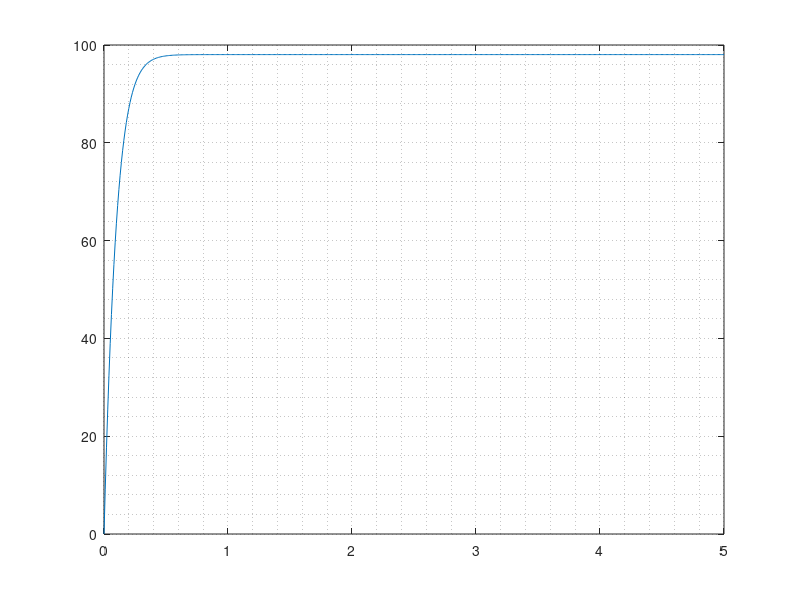

This figure's MATLAB source:
% easysim.m: Simulates digital control of continuous-time system
% without needing Matlab's Control System Toolbox. Uses only
% Euler's approximation. Runs in Matlab and GNU Octave. User
% needs to convert plant and controller TFs to SS.   
%
% PRECONDITIONS: Tp < Tc/10; Tc < Tmin/10. Here, Tmin is the
% smallest time constant of the CL system.  
%-------------------------------------------------------------

clc; clear all; close all;
%pkg load control
% pkg load signal

% ------------ Begin declarations ----------------------------

% Plant transfer function K/(s+w)
K = 39.3*17.6991; w = 17.6991;
% State space model of plant is 
%
% xpdot = -w*xp + up;
% yp = K*xp;
%
% The suffix ``p'' represents plant.

% Controller will sample plant states every Tc seconds  
Tc = 0.01;
% We will control the plant for tcfin seconds
tcfin = 5; 

% Step size Tp used for numerical integration of plant 
% differential equation using Euler's approximation.
Tp = 0.00001;
% We will numerically integrate plant differential
% equation for Tc seconds.   

% Controller TF is Cs = (Kp*s+Ki)/s
Kp = 0.11;
Ki = 1.737;
% State-space model of controller is 
%
% xcdot = uc;
% yc = Ki*xc + Kp*uc;
%
% The suffix ``c'' represents controller.
a = 1 - 0.2*Tc; b = Tc;
c = 0.2516; d = 0.0144;


%------ Declarations complete ---- Start simulation --------


% Continuous-time plant discrete-time controller

sd = 100;    % Desired motor speed in rad/sec. 
sa(1) = 0;   % Initial actual speed (sa = yp).
xc(1) = 0;   % Initial state of controller. 
yc(1) = 0;   % Intial output of controller.
xp(1) = 0;   % Initial state of plant.
for k = 1:tcfin/Tc
  uc(k) = sd - sa(k);
  xc(k+1) = a*xc(k) + b*uc(k);
  yc(k) = c*xc(k) + d*uc(k);
  % Hold last sample of controller output:
  up = yc(k); 
  % Numerically integrate plant equation holding the last
  % controller output as the input to the plant.
  
  for i = 1:Tc/Tp-1
    xp = (1-Tp*w)*xp + Tp*up;
    % This is the equation
    % xp(k+1) = (1-Tp*w)*xp(k) + Tp*up;
  end
  yp(k) = K*xp;
  sa(k+1) = yp(k);
end

t = (0:tcfin/Tc)*Tc;
save ('q31.mat', 'sa', 't', 'yc')
plot(t,sa); grid(gca,'minor');
%print -depsc Tc0-0001.eps